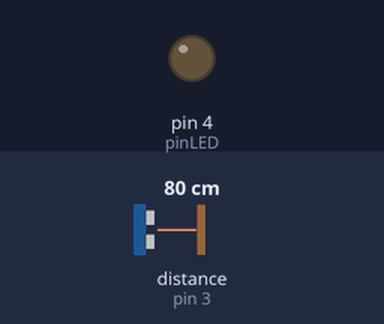
A sketch run on a simulated Arduino Leonardo, built with avr-gcc and run on an emulated ATmega32U4. Parts: output pins drawn as LEDs (lit = HIGH). Wiring (inferred from the names in the program): ultrasonic range finder: trigger pin 2; echo pin 3. Inputs (shaded band) come from the test bench; at power-on: distance to the obstacle (sensor on pin 3) 80 cm. The echo pulse lasts 58.3 µs per cm; MIDI output is not drawn; pins used as bus, display or sensor lines are not drawn.

Above: at 1.2 s.
1.3 s: distance to the obstacle (sensor on pin 3) set to 69 cm
2.8 s: distance to the obstacle (sensor on pin 3) set to 58 cm
At 4.0 s:
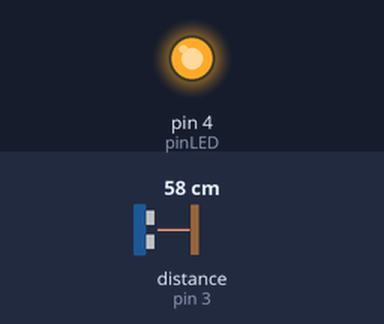
4.3 s: distance to the obstacle (sensor on pin 3) set to 120 cm
At 5.2 s:
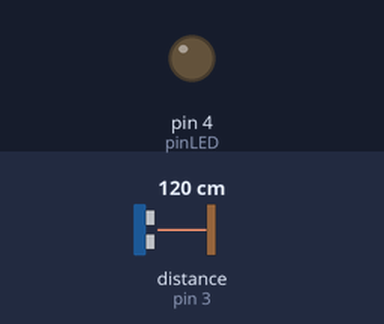
5.8 s: distance to the obstacle (sensor on pin 3) set to 2 cm
At 6.2 s:
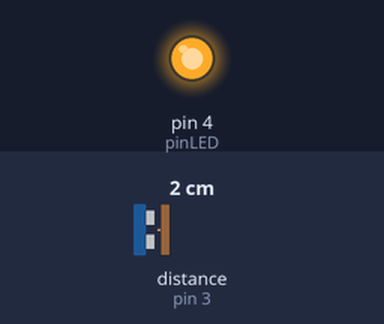
Timing chart, 0 to 8.3 s (numbered marks = the images above; inputs shaded):
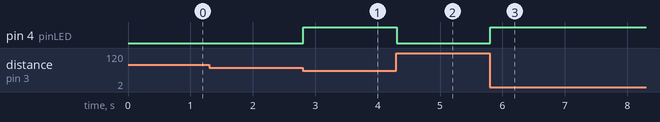

Measured:
- the behaviour switches between 64 and 63 cm on distance to the obstacle (sensor on pin 3) (found by bisection; images 0 and 1)
- after the input at 1.3 s, every drawn part: stays the same
- after the input at 2.8 s, pin 4 (pinLED): LOW → HIGH at once
- after the input at 4.3 s, pin 4 (pinLED): HIGH → LOW at once
- after the input at 5.8 s, pin 4 (pinLED): LOW → HIGH at once

The sketch:

ControllerMagique.ino
```cpp
#include "Arduino.h"
#include "MIDI.h"

MIDI_CREATE_DEFAULT_INSTANCE();

#define pinTRIG 2
#define pinECHO 3
#define pinLED 4

void setup() {

  MIDI.begin(MIDI_CHANNEL_OMNI);
  Serial.begin(115200);
  pinMode(pinTRIG, OUTPUT);
  pinMode(pinLED, OUTPUT);
}

void loop() {


  //petit signal audio envoyé
  digitalWrite(pinTRIG, HIGH);
  delayMicroseconds(10);
  digitalWrite(pinTRIG, LOW);


  //récupérer le signal
  float duration = pulseIn(pinECHO, HIGH);
  float distance = (duration/58) ;


  if(distance<64){
    MIDI.sendControlChange(1,distance*2, 1);
    digitalWrite(pinLED, HIGH);
  }else{
    digitalWrite(pinLED, LOW);
  }


}
```
